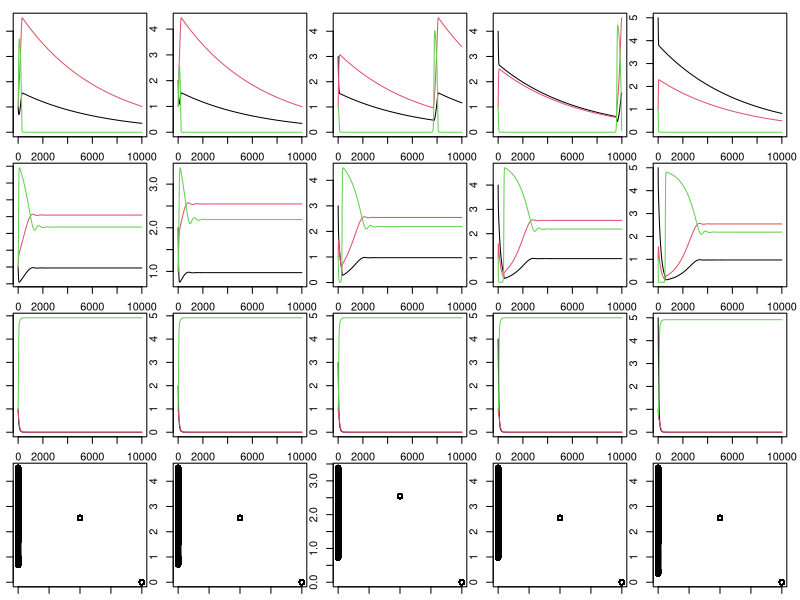

Recreate this plot in R.

library(deSolve)

#### RUNTIME ###################################################################

# start timing script
start <- proc.time()

#### PARAMETERS ################################################################

# t subscript in variable name indicates temperature-sensitive
# base terms are now the scaling factor for temperature-sensitive terms

# z: adult to juvenile size ratio
z<-0.2
# p: adult modifier on production of juveniles
# can use to modify stage structure, seems like it needs to be <1
p<-0.4
# sig: conversion efficiency of resource to useful energy for fish
sig<-0.7
# M: maximum ingestion rate
# make mass specific?
M<-0.5
# MS: function breadth for max intake rate
# i.e. attack rate, opens downward
MS<-10
# H: handling time
# speed at which fish can eat resources (smaller is faster)
H<-1
# HS: function breadth for handling time
# temperature parabola opens upward
HS<-10
# uJ: juvenile mortality
# uJ = 0.05 when C = 20
uJ<-1.625
# uJe: activation energy of juvenile mortality
uJe<--0.006
# uA: adult mortality
# uA = 0.005 when C = 20
uA<-1.625
# uAe: activation energy og adult mortality
uAe<--0.006
# uR: resource mortality
# uR = 0.005 when C = 20
uR<-0.163
# uRe: activation energy of resource mortality
uRe<--0.006
# t: costs of maintaining somatic growth/turnover
# i.e. base level of resource intake you must exceed to mature/reproduce
# t = 0.1 when C = 20
t<-0.326
# te: activation energy of metabolic waste
te<--0.006
# r: resource growth rate
r<-1.5
# rS: function breadth for resource growth rate
# temperature parabola opens downward
rS<-15
# K: resource carrying capacity
K<-5
# B: adult reproductive rate
B<-0.5
# boltzmann's constant
kb<-8.617*10^-5
# t: temperature in degrees celsius
# 20 is optimal, 10 is cold, 30 is hot
C<-20

#### ODE FUNCTIONS #############################################################

# t subscript in variable name indicates temperature-sensitive

# Mt: maximum ingestion rate
# Ht: handling time
# tt: costs of maintaining somatic growth/turnover
# uJt: mortality rate for juveniles
# uAt: mortality rate for adults
# uRt: mortality rate for resources
# rt: resource growth rate
# ca: functional response for adults
# cj: functional response for juveniles
# mj: juvenile maturation rate
# ra: reproduction per adult

BaseStaget<-function(t,y,p){
    {
        J<-y[1]
        A<-y[2]
        R<-y[3]
    }
    with(as.list(p),{
        Mt<-M*exp(-(C-20)^2/(2*MS)^2)
        Ht<-H*exp((C-20)^2/(2*HS)^2)
        tt<-t*exp(te/(kb*C))
        uJt<-uJ*exp(uJe/(kb*C))
        uAt<-uA*exp(uAe/(kb*C))
        uRt<-uR*exp(uRe/(kb*C))
        rt<-r*exp(-(C-23)^2/(2*rS)^2)
        
        ca<-Mt*(R/(Ht+R))
        cj<-Mt*(R/(Ht+R))
        ifelse(((sig*cj)-tt)<0, mj<-0, mj<-(((sig*cj)-tt)-uJt)/(1-z^(1-(uJt/((sig*cj)-tt)))))
        ifelse(((sig*ca)-tt)<0, ra<-0, ra<-((sig*ca)-tt)*B)
        
        dJ.dt<- ra*A -mj*J - uJt *J
        
        dA.dt<- mj*J - uAt*A -ra*p*A
        
        dR.dt<- rt*R*(1-(R/K)) - cj*J - ca*A - uRt*R
        
        return(list(c(dJ.dt,dA.dt,dR.dt)))
    })
}

#### SIMULATION ################################################################

# Set Plot Preferences ---------------------------------------------------------

# plot juvenile, adult, and resource dynamics?
dynamics.plot = T
# plot bifurcation plot?
bifrucation.plot = T
# layout for plots
par(mfcol=c(4,5), mar=c(1,1,1,1))

days <- 1000
iterations <- seq(0,days,by=0.1)
if (bifrucation.plot) {
    bifurcation.plot.variable <- "Adults"
}

# Set State Variables ----------------------------------------------------------

juv.vec <- c(1,2,3,4,5) # juveniles
a <- 1 # adults
r <- 1 # resources

# Set Parameters ---------------------------------------------------------------

# choose parameter to change
parm.name <- "C"
# choose range of parameters
parm.seq <- seq(10,30,length = 3)

# ------------------------------------------------------------------------------

# create parameter vector
parms<-c(z=z, p=p, sig=sig, M=M, MS=MS, H=H,HS=HS, uJ=uJ, uJe=uJe,
         uA=uA, uAe=uAe, uR=uR, uRe=uRe, t=t, te=te,r=r, rS=rS, K=K, B=B, kb=kb, C=C)
# find index of parameter to change
parm.index <- which(names(parms)==parm.name)

# initialize list to store output
BSt.out.list <- list()

# loop to change initial value of juveniles
for (j in juv.vec) {
    y <- c(j,a,r)
    names(y) <- c("Juveniles", "Adults", "Resources")
    
    
    # loop to change parameter
    for (i in 1:length(parm.seq)) {
        # set parameters
        parms.loop <- parms
        parms.loop[parm.index] <- parm.seq[i]
        # converge
        BSt.out <- ode(y=y, time=iterations, BaseStaget, parms=parms.loop)
        # get converged points
        BSt.out.list[[i]] <- ode(y=BSt.out[length(iterations),-1], time=iterations,
                                 BaseStaget, parms=parms.loop)[,-1]
        

        # juvenile, adult, and resource dynamics plot
        if (dynamics.plot) {
            BSt.out.df <- data.frame(BSt.out)
            matplot(BSt.out.df[,2:4],type="l",lty=1,pch=0.5,col=1:3,
                    xlab=paste0("J=",j," ","A=",a," ","R=",r," ", parm.name,"=", parm.seq[i]))
        }

    } # end parm.seq loop

    # bifurcation plot    
    if (bifrucation.plot) {
        range.lim <- lapply(BSt.out.list, function(x) apply(x, 2, range))
        range.lim <- apply(do.call("rbind", range.lim), 2, range)
        plot(0, 0, pch = "", xlab=paste0("J=",j," ","A=",a," ","R=",r," "),
             ylab = bifurcation.plot.variable, xlim = range(parm.seq),
             ylim = range.lim[,bifurcation.plot.variable])
        for (i in 1:length(parm.seq)) {
            points(rep(parm.seq[i], length(iterations)), BSt.out.list[[i]][,bifurcation.plot.variable])
        }
    }
    
} # end juv.vec loop

#### RUNTIME ###################################################################

# stop timing script
end <- proc.time()
# print elapsed time
print(end[3]-start[3])
